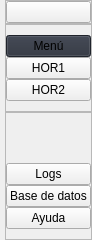
     <widget class="QCustomSlideMenu" name="leftMenuContainer" native="true">
      <property name="maximumSize">
       <size>
        <width>45</width>
        <height>16777215</height>
       </size>
      </property>
      <layout class="QVBoxLayout" name="verticalLayout">
       <property name="spacing">
        <number>0</number>
       </property>
       <property name="leftMargin">
        <number>0</number>
       </property>
       <property name="topMargin">
        <number>0</number>
       </property>
       <property name="rightMargin">
        <number>0</number>
       </property>
       <property name="bottomMargin">
        <number>0</number>
       </property>
       <item>
        <widget class="QWidget" name="leftMenuSubContainer" native="true">
         <layout class="QVBoxLayout" name="verticalLayout_2">
          <property name="spacing">
           <number>0</number>
          </property>
          <property name="leftMargin">
           <number>5</number>
          </property>
          <property name="topMargin">
           <number>0</number>
          </property>
          <property name="rightMargin">
           <number>0</number>
          </property>
          <property name="bottomMargin">
           <number>0</number>
          </property>
          <item alignment="Qt::AlignTop">
           <widget class="QFrame" name="frame">
            <property name="frameShape">
             <enum>QFrame::StyledPanel</enum>
            </property>
            <property name="frameShadow">
             <enum>QFrame::Raised</enum>
            </property>
            <layout class="QHBoxLayout" name="horizontalLayout_2">
             <property name="spacing">
              <number>0</number>
             </property>
             <property name="leftMargin">
              <number>0</number>
             </property>
             <property name="topMargin">
              <number>0</number>
             </property>
             <property name="rightMargin">
              <number>0</number>
             </property>
             <property name="bottomMargin">
              <number>0</number>
             </property>
             <item>
              <widget class="QPushButton" name="menuBtn">
               <property name="toolTip">
                <string>Menu</string>
               </property>
               <property name="text">
                <string/>
               </property>
               <property name="icon">
                <iconset resource="resources.qrc">
                 <normaloff>:/icons/icons/align-justify.svg</normaloff>:/icons/icons/align-justify.svg</iconset>
               </property>
               <property name="iconSize">
                <size>
                 <width>24</width>
                 <height>24</height>
                </size>
               </property>
              </widget>
             </item>
            </layout>
           </widget>
          </item>
          <item alignment="Qt::AlignTop">
           <widget class="QFrame" name="frame_2">
            <property name="sizePolicy">
             <sizepolicy hsizetype="Preferred" vsizetype="Preferred">
              <horstretch>0</horstretch>
              <verstretch>0</verstretch>
             </sizepolicy>
            </property>
            <property name="frameShape">
             <enum>QFrame::StyledPanel</enum>
            </property>
            <property name="frameShadow">
             <enum>QFrame::Raised</enum>
            </property>
            <layout class="QVBoxLayout" name="verticalLayout_3">
             <property name="spacing">
              <number>0</number>
             </property>
             <property name="leftMargin">
              <number>0</number>
             </property>
             <property name="topMargin">
              <number>10</number>
             </property>
             <property name="rightMargin">
              <number>0</number>
             </property>
             <property name="bottomMargin">
              <number>10</number>
             </property>
             <item>
              <widget class="QPushButton" name="homeBtn">
               <property name="toolTip">
                <string>Maduración</string>
               </property>
               <property name="styleSheet">
                <string notr="true">background-color: #2c313c;</string>
               </property>
               <property name="text">
                <string>Menú</string>
               </property>
               <property name="icon">
                <iconset resource="resources.qrc">
                 <normaloff>:/icons/icons/home.svg</normaloff>:/icons/icons/home.svg</iconset>
               </property>
               <property name="iconSize">
                <size>
                 <width>24</width>
                 <height>24</height>
                </size>
               </property>
              </widget>
             </item>
             <item>
              <widget class="QPushButton" name="HOR1Btn_2">
               <property name="toolTip">
                <string>Datos</string>
               </property>
               <property name="text">
                <string>HOR1</string>
               </property>
               <property name="icon">
                <iconset resource="resources.qrc">
                 <normaloff>:/icons/icons/calendar.svg</normaloff>:/icons/icons/calendar.svg</iconset>
               </property>
               <property name="iconSize">
                <size>
                 <width>24</width>
                 <height>24</height>
                </size>
               </property>
              </widget>
             </item>
             <item>
              <widget class="QPushButton" name="HOR2Btn_2">
               <property name="toolTip">
                <string>Reportes</string>
               </property>
               <property name="text">
                <string>HOR2</string>
               </property>
               <property name="icon">
                <iconset resource="resources.qrc">
                 <normaloff>:/icons/icons/calendar.svg</normaloff>:/icons/icons/calendar.svg</iconset>
               </property>
               <property name="iconSize">
                <size>
                 <width>24</width>
                 <height>24</height>
                </size>
               </property>
              </widget>
             </item>
            </layout>
           </widget>
          </item>
          <item>
           <widget class="QFrame" name="frame_3">
            <property name="frameShape">
             <enum>QFrame::StyledPanel</enum>
            </property>
            <property name="frameShadow">
             <enum>QFrame::Raised</enum>
            </property>
            <layout class="QVBoxLayout" name="verticalLayout_4">
             <property name="spacing">
              <number>0</number>
             </property>
             <property name="leftMargin">
              <number>0</number>
             </property>
             <property name="topMargin">
              <number>10</number>
             </property>
             <property name="rightMargin">
              <number>0</number>
             </property>
             <property name="bottomMargin">
              <number>10</number>
             </property>
             <item>
              <spacer name="verticalSpacer">
               <property name="orientation">
                <enum>Qt::Vertical</enum>
               </property>
               <property name="sizeHint" stdset="0">
                <size>
                 <width>20</width>
                 <height>40</height>
                </size>
               </property>
              </spacer>
             </item>
             <item>
              <widget class="QPushButton" name="settingsBtn">
               <property name="toolTip">
                <string>Ajustes</string>
               </property>
               <property name="text">
                <string>Logs</string>
               </property>
               <property name="icon">
                <iconset resource="resources.qrc">
                 <normaloff>:/icons/icons/archive.svg</normaloff>:/icons/icons/archive.svg</iconset>
               </property>
               <property name="iconSize">
                <size>
                 <width>24</width>
                 <height>24</height>
                </size>
               </property>
              </widget>
             </item>
             <item>
              <widget class="QPushButton" name="infoBtn">
               <property name="toolTip">
                <string>Información</string>
               </property>
               <property name="text">
                <string>Base de datos</string>
               </property>
               <property name="icon">
                <iconset resource="resources.qrc">
                 <normaloff>:/icons/icons/database.svg</normaloff>:/icons/icons/database.svg</iconset>
               </property>
               <property name="iconSize">
                <size>
                 <width>24</width>
                 <height>24</height>
                </size>
               </property>
              </widget>
             </item>
             <item>
              <widget class="QPushButton" name="helpBtn">
               <property name="toolTip">
                <string>Ayuda</string>
               </property>
               <property name="text">
                <string>Ayuda</string>
               </property>
               <property name="icon">
                <iconset resource="resources.qrc">
                 <normaloff>:/icons/icons/help-circle.svg</normaloff>:/icons/icons/help-circle.svg</iconset>
               </property>
               <property name="iconSize">
                <size>
                 <width>24</width>
                 <height>24</height>
                </size>
               </property>
              </widget>
             </item>
            </layout>
           </widget>
          </item>
         </layout>
        </widget>
       </item>
      </layout>
     </widget>
